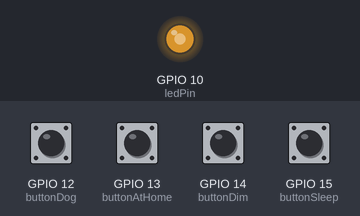
A program run on a simulated ESP8266 (NodeMCU). Shown: output pins drawn as LEDs (lit = HIGH). Inputs (shaded band) come from the test bench; at power-on: GPIO 12 (buttonDog), GPIO 13 (buttonAtHome), GPIO 14 (buttonDim), GPIO 15 (buttonSleep) LOW. WiFi joins after 1.5 s; servers stay silent unless stated; no MQTT or app messages arrive unless stated; what the program prints to the serial monitor is not drawn.

Above: at 2.9 s.
At 4.8 s:
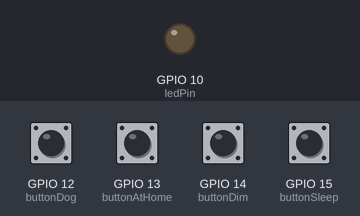
4.9 s: GPIO 12 (buttonDog) pulled HIGH for 0.15 s
At 5.91 s:
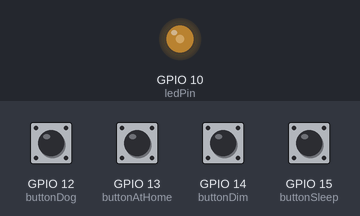
Timing chart, 0 to 8.0 s (numbered marks = the images above; inputs shaded):
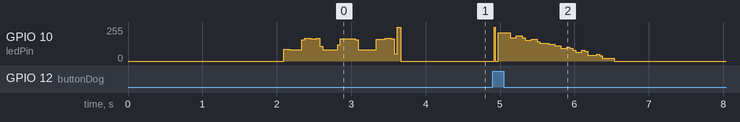

The program:

main.cpp
```cpp
#include <Arduino.h>
#include <ESP8266WiFi.h>
#include <PubSubClient.h>

const char *mqtt_host = "192.168.10.104";
const char *wifi_ssid = "X";
const char *wifi_pwd = "X";

static const int ledPin = 10;
static const int buttonDog = 12;
static const int buttonAtHome = 13;
static const int buttonDim = 14;
static const int buttonSleep = 15;
static const int buttonNone = 0;

int pwm_counter = 0;
int led_dim = 0;

int activeButton = buttonNone;
int buttonTimer = 0;

int timer = 0;

WiFiClient espClient;
PubSubClient mqttClient(espClient);


void setupPins();

void setupSerial();

void setupWifi();

void setupMQTT();

void dimLED(int period, int lowInterval, int highInterval);

void setup() {
    // Serial.println(">>> Serial       .. INIT");
    setupSerial();
    Serial.println(">>> Serial       .. OK");

    Serial.println(">>> Pin          .. INIT");
    setupPins();
    Serial.println(">>> Pin          .. OK");

    Serial.println(">>> Wifi         .. INIT");
    setupWifi();
    Serial.println(">>> Wifi         .. OK");

    Serial.println(">>> MQTT         .. INIT");
    setupMQTT();
    Serial.println(">>> MQTT         .. OK");

    Serial.println(">>> SETUP        .. OK");
}

void setupMQTT() {

    digitalWrite(ledPin, HIGH);

    mqttClient.setServer(mqtt_host, 1883);

    while (!mqttClient.connected()) {
        digitalWrite(ledPin, HIGH);

        Serial.print("Attempting MQTT connection...");
        if (mqttClient.connect("Fjernkontroll")) {
            Serial.println("connected");
        } else {
            Serial.print("failed, rc=");
            Serial.print(mqttClient.state());
            Serial.println(" try again in a few seconds");
            dimLED(3000, 250, 250);

        }
    }
}

void setupSerial() {
    Serial.begin(9600);
    delay(2000);
}

void setupPins() {
    pinMode(ledPin, OUTPUT);
    pinMode(buttonDog, INPUT);
    pinMode(buttonAtHome, INPUT);
    pinMode(buttonDim, INPUT);
    pinMode(buttonSleep, INPUT);
}


void setupWifi() {
    WiFi.begin(wifi_ssid, wifi_pwd);

    Serial.print("Connecting: ");
    while (WiFi.status() != WL_CONNECTED) {
        dimLED(250, 2, 1);
        dimLED(250, 1, 2);
        Serial.print(".");
    }
    Serial.println();

    Serial.print("Connected, IP address: ");
    Serial.println(WiFi.localIP());
}

void dimLED(int period, int lowInterval, int highInterval) {
    for (int i = 0; i < period / (lowInterval + highInterval); i++) {
        digitalWrite(ledPin, HIGH);
        delay(highInterval);
        digitalWrite(ledPin, LOW);
        delay(lowInterval);
    }
}

void update() {

    if (activeButton != buttonNone) {
        buttonTimer--;
        led_dim = buttonTimer / 3;
        if (buttonTimer < 1) {
            activeButton = buttonNone;
        }
    }

}

void setActiveButton(int button) {
    activeButton = button;
    buttonTimer = 30;
    Serial.println(activeButton);
}

void loop() {

    pwm_counter = pwm_counter < 10 ? pwm_counter + 1 : pwm_counter = 0;

    if (pwm_counter < led_dim) {
        digitalWrite(ledPin, HIGH);
    } else {
        digitalWrite(ledPin, LOW);
    }

    if (timer > 50) {
        timer = 0;
        update();
    }
    timer++;

    if (activeButton == buttonNone && digitalRead(buttonAtHome)) {
        mqttClient.publish("homie/program/athome/state", "start");
        setActiveButton(buttonAtHome);
    }

    if (activeButton == buttonNone && digitalRead(buttonSleep)) {
        mqttClient.publish("homie/program/sleep/state", "start");
        setActiveButton(buttonSleep);
    }

    if (activeButton == buttonNone && digitalRead(buttonDog)) {
        mqttClient.publish("homie/program/awaylights/state", "start");
        setActiveButton(buttonDog);
    }

    if (activeButton == buttonNone && digitalRead(buttonDim)) {
        mqttClient.publish("homie/program/dimmed/state", "start");
        setActiveButton(buttonDim);
    }


    if (!mqttClient.connected()) {
        setupMQTT();
    }

    mqttClient.loop();
    delay(1);

}
```
